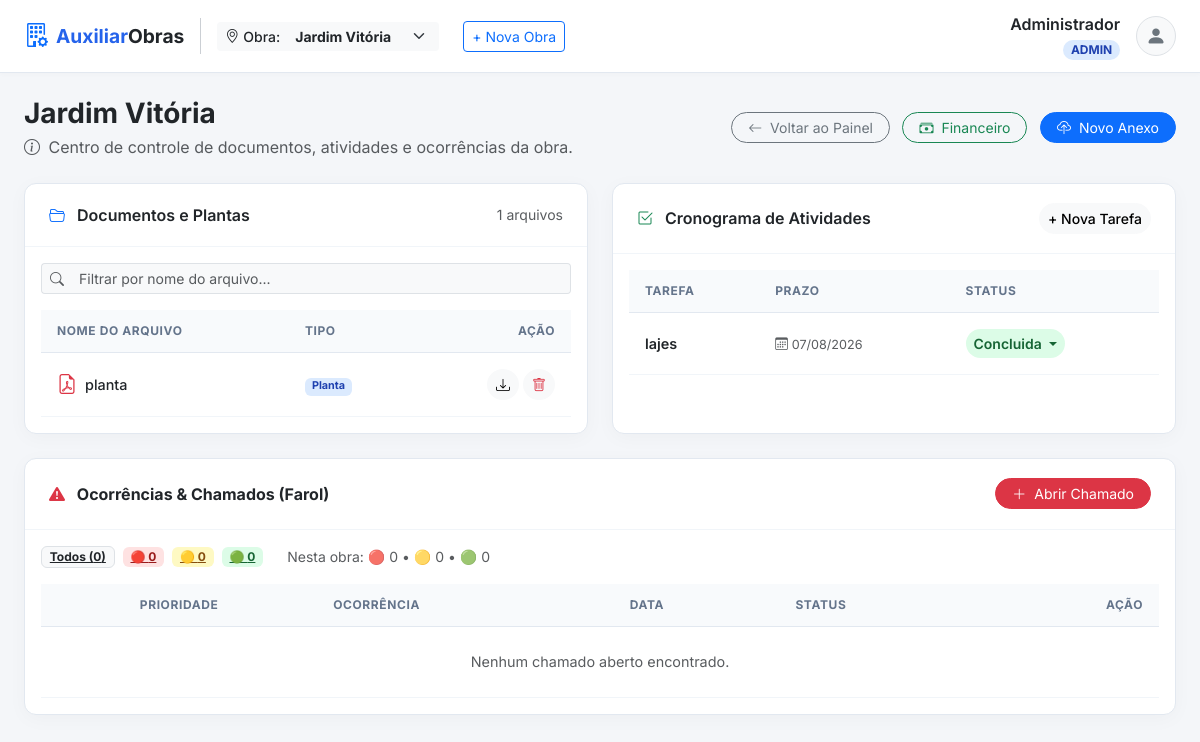
The page /page/gerenciar_obra.php (signed in) on the database its author committed.
### tables this page shows
CREATE TABLE IF NOT EXISTS `obras` (
  `id` INT AUTO_INCREMENT PRIMARY KEY,
  `empresa_id` INT DEFAULT 1,
  `nome` VARCHAR(150) NOT NULL,
  `status` ENUM('em_andamento', 'concluida', 'pausada') DEFAULT 'em_andamento',
  `created_at` TIMESTAMP DEFAULT CURRENT_TIMESTAMP
);

CREATE TABLE IF NOT EXISTS `documentos_obras` (
  `id` INT AUTO_INCREMENT PRIMARY KEY,
  `obra_id` INT NOT NULL,
  `nome_arquivo` VARCHAR(255) NOT NULL,
  `caminho_arquivo` VARCHAR(255) NOT NULL,
  `tipo_documento` VARCHAR(100) DEFAULT 'Geral',
  `data_upload` TIMESTAMP DEFAULT CURRENT_TIMESTAMP,
  INDEX (`obra_id`),
  CONSTRAINT `fk_documentos_obras` FOREIGN KEY (`obra_id`) REFERENCES `obras`(`id`) ON DELETE CASCADE
);

CREATE TABLE IF NOT EXISTS `atividades` (
  `id` INT AUTO_INCREMENT PRIMARY KEY,
  `titulo` VARCHAR(150) NOT NULL,
  `descricao` TEXT NULL,
  `data_atividade` DATE NULL,
  `tipo` ENUM('unico', 'recorrente') DEFAULT 'unico',
  `dia_semana` INT NULL,
  `obra_id` INT NULL,
  `data_limite` DATE NULL,
  `status` ENUM('pendente', 'em_andamento', 'concluida') DEFAULT 'pendente',
  `created_at` TIMESTAMP DEFAULT CURRENT_TIMESTAMP,
  INDEX (`obra_id`),
  CONSTRAINT `fk_atividades_obras` FOREIGN KEY (`obra_id`) REFERENCES `obras`(`id`) ON DELETE SET NULL
);

### page/gerenciar_obra.php (the view, shortened to what the rows shown need)
<?php
require_once __DIR__ . '/../app/bootstrap.php';
$user_id = (int) $_SESSION['usuario_id'];
$user_role = strtolower((string) ($_SESSION['role'] ?? $_SESSION['tipo'] ?? 'user'));
$has_full_project_access = \App\Core\Auth::hasFullProjectAccess();
$can_delete_docs   = ($user_role === 'admin');
$can_edit_status   = in_array($user_role, ['admin', 'suporte', 'engenheiro', 'mestre_obras', 'user']);
$obra_id = isset($_GET['obra_id']) ? (int)$_GET['obra_id'] : 0;
if ($has_full_project_access) {
    $todasObras = $conn->query("SELECT id, nome FROM obras ORDER BY nome ASC");
}
if ($obra_id === 0 && $todasObras && $todasObras->num_rows > 0) {
    $primeiraObra = $todasObras->fetch_assoc();
    $obra_id = $primeiraObra['id'];
}
$obraAtual = null;
$stmtObra = $has_full_project_access
    ? $conn->prepare("SELECT * FROM obras WHERE id = ?")
    : $conn->prepare("SELECT o.* FROM obras o INNER JOIN obra_responsaveis r ON r.obra_id = o.id WHERE o.id = ? AND r.usuario_id = ? LIMIT 1");
if ($stmtObra) {
    if ($has_full_project_access) {
        $stmtObra->bind_param("i", $obra_id);
    } else {
        $stmtObra->bind_param("ii", $obra_id, $user_id);
    }
    $stmtObra->execute();
    $resObra = $stmtObra->get_result();
    $obraAtual = $resObra ? $resObra->fetch_assoc() : null;
} else {
    error_log('prepare SELECT obras failed: ' . $conn->error);
}
$stmtDoc = $conn->prepare("SELECT * FROM documentos_obras WHERE obra_id = ? ORDER BY data_upload DESC");
$stmtDoc->bind_param("i", $obra_id);
$stmtDoc->execute();
$resDocumentos = $stmtDoc->get_result();
$hoje = date('Y-m-d');
$stmtAct = $conn->prepare("SELECT * FROM atividades WHERE obra_id = ? ORDER BY data_limite ASC");
$stmtAct->bind_param("i", $obra_id);
$stmtAct->execute();
$resAtividades = $stmtAct->get_result();
?>
<!DOCTYPE html>
<html lang="pt-br">
<head>
    <link href="https://cdn.jsdelivr.net/npm/bootstrap@5.3.2/dist/css/bootstrap.min.css" rel="stylesheet">
    <link href="https://cdn.jsdelivr.net/npm/bootstrap-icons@1.11.1/font/bootstrap-icons.css" rel="stylesheet">
</head>
<body>
    <div class="container-fluid px-4 py-4">
        <div class="row mb-4 align-items-center">
            <div class="col-md-7">
                <h3 class="fw-bold mb-1 text-dark">
                    <?= htmlspecialchars($obraAtual['nome'] ?? 'Gerenciamento de Obra') ?></h3>
                <p class="text-muted mb-0"><i class="bi bi-info-circle me-1"></i> Centro de controle de documentos,
                    atividades e ocorrências da obra.</p>
            </div>
        </div>
        <div class="row g-4">
            <div class="col-lg-6" id="atividades">
                <div class="card card-custom h-100">
                    <div class="card-body p-3">
                        <div class="table-responsive">
                            <table class="table table-modern" id="tabelaDocumentos">
                                <thead>
                                    <tr>
                                        <th>Nome do Arquivo</th>
                                        <th>Tipo</th>
                                        <th class="text-end">Ação</th>
                                    </tr>
                                </thead>
                                <tbody>
                                    <?php if ($resDocumentos && $resDocumentos->num_rows > 0): ?>
                                    <?php while ($doc = $resDocumentos->fetch_assoc()): ?>
                                    <tr class="linha-documento">
                                        <td class="coluna-nome">
                                            <div class="d-flex align-items-center">
                                                <i class="bi bi-file-earmark-pdf fs-5 text-danger me-2"></i>
                                                <span
                                                    class="fw-medium text-dark"><?= htmlspecialchars($doc['nome_arquivo']) ?></span>
                                            </div>
                                        </td>
                                        <td class="coluna-tipo"><span
                                                class="badge badge-soft-primary"><?= htmlspecialchars($doc['tipo_documento']) ?></span>
                                        </td>
                                        <td class="text-end">
                                            <a href="../<?= $doc['caminho_arquivo'] ?>" target="_blank"
                                                class="btn btn-light btn-sm rounded-circle" title="Baixar"><i
                                                    class="bi bi-download"></i></a>
                                            <?php if ($can_delete_docs): ?>
                                            <form method="post" class="d-inline" onsubmit="return confirm('Excluir este documento?')">
                                                <button type="submit" class="btn btn-light btn-sm text-danger rounded-circle" title="Excluir"><i class="bi bi-trash"></i></button>
                                            </form>
                                            <?php endif; ?>
                                        </td>
                                    </tr>
                                    <?php endwhile; ?>
                                    <?php endif; ?>
                                </tbody>
                            </table>
                        </div>
                    </div>
                </div>
            </div>
            <div class="col-lg-6">
                <div class="card card-custom h-100">
                    <div class="card-body p-3">
                        <div class="table-responsive">
                            <table class="table table-modern">
                                <thead>
                                    <tr>
                                        <th>Tarefa</th>
                                        <th>Prazo</th>
                                        <th>Status</th>
                                    </tr>
                                </thead>
                                <tbody>
                                    <?php if ($resAtividades && $resAtividades->num_rows > 0): ?>
                                    <?php while ($act = $resAtividades->fetch_assoc()):
                                        $isAtrasado = ($act['data_limite'] < $hoje && $act['status'] !== 'concluida');
                                    ?>
                                    <tr>
                                        <td>
                                            <div class="fw-semibold text-dark"><?= htmlspecialchars($act['titulo']) ?>
                                            </div>
                                        </td>
                                        <td>
                                            <small class="<?= $isAtrasado ? 'text-danger fw-bold' : 'text-muted' ?>">
                                                <i
                                                    class="bi bi-calendar3 me-1"></i><?= date('d/m/Y', strtotime($act['data_limite'])) ?>
                                            </small>
                                        </td>
                                        <td>
                                            <?php if ($can_edit_status): ?>
                                            <div class="dropdown">
                                                <button
                                                    class="btn btn-sm rounded-pill border-0 <?= $isAtrasado ? 'badge-soft-danger' : ($act['status']==='concluida' ? 'badge-soft-success' : 'badge-soft-warning') ?> dropdown-toggle fw-semibold"
                                                    type="button" data-bs-toggle="dropdown">
                                                    <?= $isAtrasado ? 'Em Atraso' : ucfirst(str_replace('_', ' ', $act['status'])) ?>
                                                </button>
                                            </div>
                                            <?php endif; ?>
                                        </td>
                                    </tr>
                                    <?php endwhile; ?>
                                    <?php endif; ?>
                                </tbody>
                            </table>
                        </div>
                    </div>
                </div>
            </div>
        </div>
        <div class="card card-custom mt-4" id="chamados">
            <div class="card-body p-3">
                <div class="table-responsive">
                    <table class="table table-modern">
                        <thead>
                            <tr>
                                <th class="text-center">Prioridade</th>
                                <th>Ocorrência</th>
                                <th>Data</th>
                                <th>Status</th>
                                <th class="text-end">Ação</th>
                            </tr>
                        </thead>
                    </table>
                </div>
            </div>
        </div>
    </div>
</body>
</html>

### rows shown on the page
obras: nome "Jardim Vitória"
documentos_obras: nome_arquivo "planta", tipo_documento "Planta"
atividades: titulo "lajes", data_limite "07/08/2026", status "Concluida"

### other values the page prints
$user_nome "Administrador"
$user_role "ADMIN"
$resDocumentos->num_rows "1"
array_sum($countsAll) "0"
$countsAll['vermelho'] "0"
$countsAll['amarelo'] "0"
$countsAll['verde'] "0"
$countsObra['vermelho'] "0"
$countsObra['amarelo'] "0"
$countsObra['verde'] "0"
form field obra_id "Jardim Vitória"
